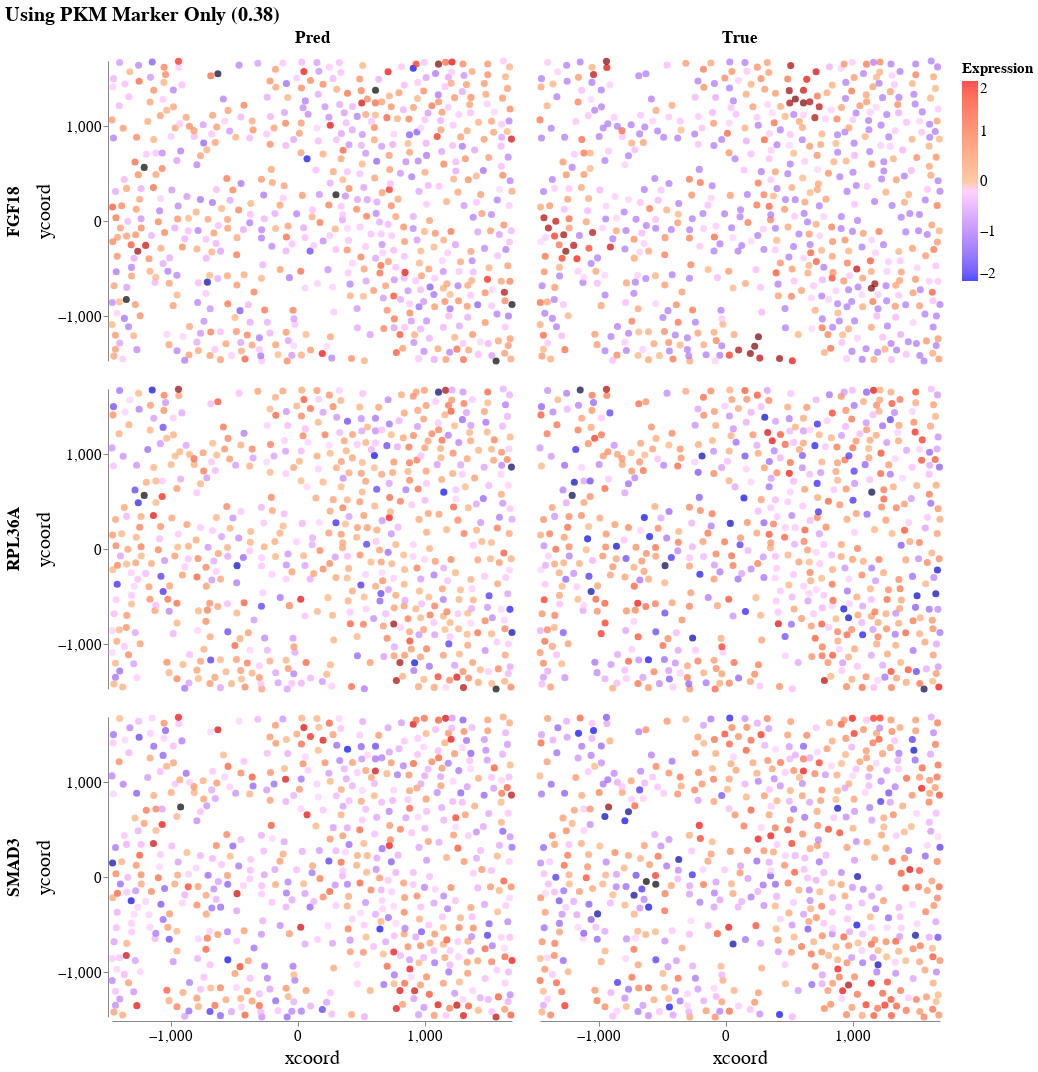

The notebook cell saved with this chart:
### Code cell
# using PKM only
marker_name = 'PKM'
marker_idx = np.where(genenames == marker_name)[0]
marker_names = [marker_name]
        
tissue.setup_linear_cost(markers_to_use=marker_idx, 
                        insitu_matrix=df_dge[marker_names].values)

tissue.reconstruct(alpha_linear=alpha_linear, epsilon=5e-3, verbose=False)

df_sdge = (df_dge.T @ tissue.gw).T

gene_corrs = comp_corr(df_dge, df_sdge)

df_sp_pred = pd.concat((df_sdge[gois].astype('float32'), pd.DataFrame(locations, columns=coords_cols)), 1)
df_sp_pred['true_pred'] = 'Pred'

tit = 'Using %s Marker Only (%.02f)' % (marker_name, get_corrs_median(gene_corrs))
plot_df_sp(pd.concat((df_sp_true, df_sp_pred),0), tit=tit, gois=[g for g in gois if g!= marker_name])

### Figure 1 — Vega-Lite specification as saved in the notebook (floating-point values rounded to 4 significant figures; data arrays with more than 128 entries replaced by an {"elided": "..."} marker saying what was removed)
{"config": {"view": {"continuousWidth": 400, "continuousHeight": 300, "strokeOpacity": 0}, "axis": {"labelFontSize": 15, "titleFontSize": 20, "titleFontWeight": "normal"}, "legend": {"labelFontSize": 15, "titleFontSize": 15}, "title": {"fontSize": 20}}, "data": {"name": "data-1770c50c371896fff574149430cdd1fa"}, "mark": {"type": "circle", "size": 50}, "encoding": {"color": {"type": "quantitative", "field": "Expression", "scale": {"domain": [-2, 0, 2], "range": ["blue", "white", "red"]}}, "column": {"type": "nominal", "field": "true_pred", "header": {"labelFontSize": 17, "labelFontWeight": "bold"}, "title": null}, "row": {"type": "nominal", "field": "goi", "header": {"labelFontSize": 17, "labelFontWeight": "bold"}, "sort": null, "title": null}, "x": {"type": "quantitative", "axis": {"grid": false, "values": [-1000, 0, 1000]}, "field": "xcoord", "scale": {"nice": false}}, "y": {"type": "quantitative", "axis": {"grid": false, "values": [-1000, 0, 1000]}, "field": "ycoord", "scale": {"nice": false}}}, "title": "Using PKM Marker Only (0.38)", "transform": [{"fold": ["RPL36A", "FGF18", "SMAD3"], "as": ["goi", "Expression"]}], "$schema": "https://vega.github.io/schema/vega-lite/v4.8.1.json", "datasets": {"data-1770c50c371896fff574149430cdd1fa": {"elided": "1290 records"}}}
